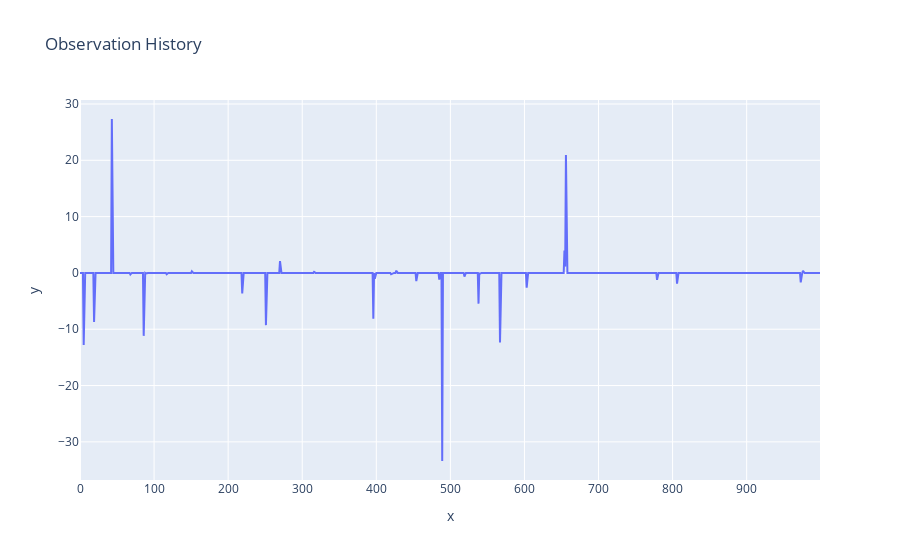

Notebook cell for this chart:
### Markdown cell above
## Visualize Rollout History

### Code cell
obs_history = np.load("observation_history.npy")
# obs_history = obs_history.reshape(-1, obs_history.shape[-1])
obs_history = obs_history.squeeze()
print(obs_history.shape)

timesteps_to_show = 1000
x = np.arange(timesteps_to_show)
fig = px.line(x=x, y=obs_history[:timesteps_to_show, 111], title='Observation History')
fig.show()

def active_contact_mode():
    leg_force_indices = np.arange(105, 117)

    for leg in range(4):
        leg_force_norm = np.linalg.norm(obs_history[:, leg_force_indices[leg*3: (leg+1)*3]], axis=1)
        print(f"Leg {leg} force norm over time:", leg_force_norm)

    np.linalg.norm
    contact_modes = (contact_forces > 1e-2).astype(int)
    return contact_modes

### Figure 1 — Plotly figure (JSON) as saved in the notebook; plotly's stock layout.template omitted (floating-point values rounded to 4 significant figures; data arrays with more than 128 entries replaced by an {"elided": "..."} marker saying what was removed)
{"data": [{"hovertemplate": "x=%{x}<br>y=%{y}<extra></extra>", "legendgroup": "", "line": {"color": "#636efa", "dash": "solid"}, "marker": {"symbol": "circle"}, "mode": "lines", "name": "", "orientation": "v", "showlegend": false, "type": "scatter", "x": {"elided": "1000 int values"}, "xaxis": "x", "y": {"elided": "1000 float values"}, "yaxis": "y"}], "layout": {"legend": {"tracegroupgap": 0}, "title": {"text": "Observation History"}, "xaxis": {"anchor": "y", "domain": [0, 1], "title": {"text": "x"}}, "yaxis": {"anchor": "x", "domain": [0, 1], "title": {"text": "y"}}}}
